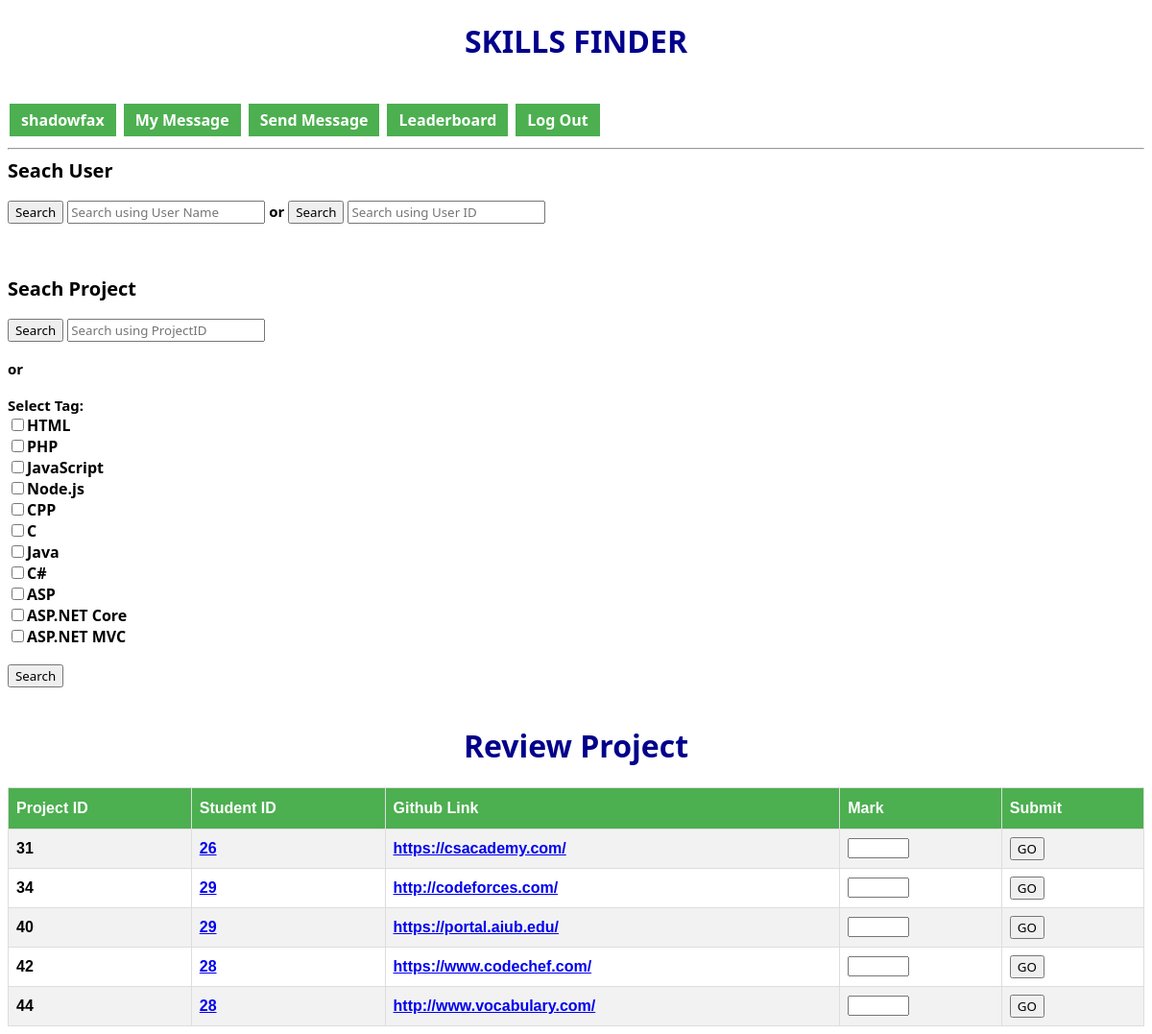
Page /teacherDashboard.php (signed in) on the committed database.
### tables this page shows
CREATE TABLE `tag` (
  `tagID` int(11) NOT NULL,
  `tagName` varchar(50) NOT NULL
);

CREATE TABLE `project` (
  `projectID` int(11) NOT NULL,
  `tagList` varchar(50) NOT NULL,
  `projectDescription` varchar(500) NOT NULL,
  `githubLink` varchar(100) NOT NULL,
  `rating` double NOT NULL,
  `studentID` int(11) NOT NULL,
  `teacherID` int(11) NOT NULL,
  `checkedByTeacher` tinyint(1) NOT NULL DEFAULT '0'
);

### teacherDashboard.php (the view, shortened to what this page needs)
<?php
    require 'connect.inc.php';
?>
<!DOCTYPE html>
<html>
    <head>
    </head>
    <body onload="myFunction()">
    <h1 style="color:darkblue"> <b> SKILLS FINDER <b> </h1><br>
    <?php
        if(!isset($_SESSION["userType"]) || $_SESSION["userType"] != 2)
        {
            header("location:index.php");
        }
        else
        {
            $getInfo = "showProfile.php?"."userName=".$_SESSION["userName"];
        }
    ?>
    <tr>
    <th><a class="button" href=<?php echo $getInfo ?> class="button"> <span  id="userName"> Profile Name  will be assign on loading time <span> </a></th> <!forwarding userName to showprofile.php using get method>
    </tr>
    <a class="button" href="myMessage.php">My Message</a>
    <a class="button" href="message.php">Send Message</a>
    <a class="button" href="leaderboard.php">Leaderboard</a>
    <a class="button" href="logout.php">Log Out</a>
    <hr>
    <span class="text"> Seach User </span> <br><br>
    <button class="btn" onclick="searchUser()">Search</button>
    <input class="btn" type="text" id="searchUserName" placeholder="Search using User Name">
    <span class="or"> or </span>
    <button class="btn" onclick="searchUserByID()">Search</button>
    <input class="btn" type="text" id="searchUserID" placeholder="Search using User ID"> <br><br><br><br>
    <span class="text"> Seach Project </span> <br><br>
    <button class="btn" onclick="searchProject()">Search</button>
    <input class="btn" type="text" id="projectID" placeholder="Search using ProjectID"> <br><br>
    <span class="or"> or </span>
        <form method = "POST" action="showProjectByTag.php" id="nigga" >
            <br><span class="or"><b>Select Tag:</b></span><br>
            <?php
                $query = "SELECT * FROM `tag`";
                $queryRun = mysqli_query($conn, $query);
                while( $info = mysqli_fetch_assoc($queryRun))
                {
            ?>
            <input type="checkbox" name="tagList[]" value="<?php echo $info["tagName"]?>"><label class="btn"><?php echo $info["tagName"]?></label><br/>
            <?php
                }
            ?>
            <br>
            <input class="btn" type="submit" name="submit" value="Search" >
        </form>
    <br>
    <center><h1 style="color:darkblue"> <b> Review Project <b> </h1></center>
    <?php
        $teacherID = $_SESSION["userID"];
        $query = "SELECT * FROM project WHERE teacherID = '$teacherID' AND checkedByTeacher = '0'";
        $queryRun = mysqli_query($conn, $query);
    ?>
        <table id="projectTable">
        <tr>
            <th>Project ID</th>
            <th>Student ID</th>
            <th>Github Link</th>
            <th>Mark</th>
            <th>Submit</th>
        </tr>
    <?php
        while($info = mysqli_fetch_assoc($queryRun))
        {
            $visitStudentProfile = "showProfileByID.php?userID=".$info['studentID'];
    ?>
            <tr>
                <td> <?php echo $info['projectID'] ?> </td>
                <td> <a href=<?php echo $visitStudentProfile ?> target="_blank" > <?php echo $info['studentID'] ?> </a>  </td>
                <td> <a href=<?php echo $info['githubLink'] ?> target="_black"> <?php echo $info['githubLink'] ?> </a> </td>
                <td>
                <input type="number" min="0" max="100"
                    id=<?php echo 'mark'.$info['projectID'] ?>
                    name=<?php echo 'mark'.$info['projectID'] ?>
                >
                </td>
                <td> <button class="btn" onclick="markProject( '<?php echo $info['projectID'] ?>', '<?php echo $info['studentID'] ?>' )">GO</button> </td>
            </tr>
    <?php
        }
    ?>
         </table>
    </body>
</html>

### teacherDashboard.php (style rules this page uses)
.button { background-color: #4CAF50; border: none; color: white; padding: 6px 12px; text-align: center; text-decoration: none; display: inline-block; font-size: 16px; margin: 4px 2px; cursor: pointer; font-family: "Segoe UI"; }
#projectTable { font-family: "Trebuchet MS", Arial, Helvetica, sans-serif; border-collapse: collapse; width: 100%; }
#projectTable td, #projectTable th { border: 1px solid #ddd; padding: 8px; }
#projectTable tr:nth-child(even) { background-color: #f2f2f2; }
#projectTable th { padding-top: 12px; padding-bottom: 12px; text-align: left; background-color: #4CAF50; color: white; }
h1 { text-align: center; font-family: "Segoe UI"; }
.text { font-size: 20px; font-family: "Segoe UI"; }
.btn { font-family: "Segoe UI"; }
.or { font-size: 15px; font-family: "Segoe UI"; }

### rows in the picture
tag: tagName "HTML"
tag: tagName "PHP"
tag: tagName "JavaScript"
tag: tagName "Node.js"
tag: tagName "CPP"
tag: tagName "C"
tag: tagName "Java"
tag: tagName "C#"
tag: tagName "ASP"
tag: tagName "ASP.NET Core"
tag: tagName "ASP.NET MVC"
project: projectID "31", studentID "26", githubLink "https://csacademy.com/"
project: projectID "34", studentID "29", githubLink "http://codeforces.com/"
project: projectID "40", studentID "29", githubLink "https://portal.aiub.edu/"
project: projectID "42", studentID "28", githubLink "https://www.codechef.com/"
project: projectID "44", studentID "28", githubLink "http://www.vocabulary.com/"
